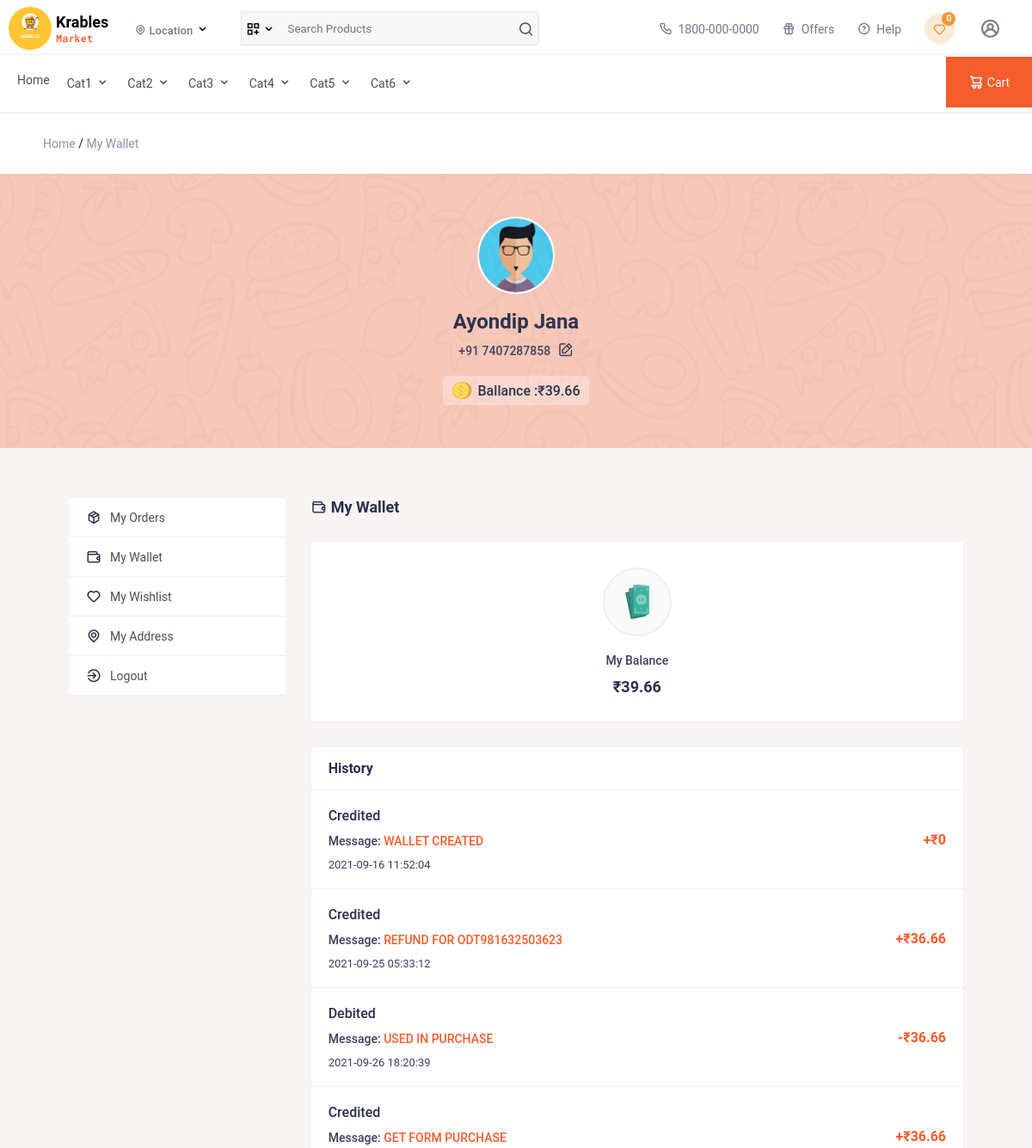
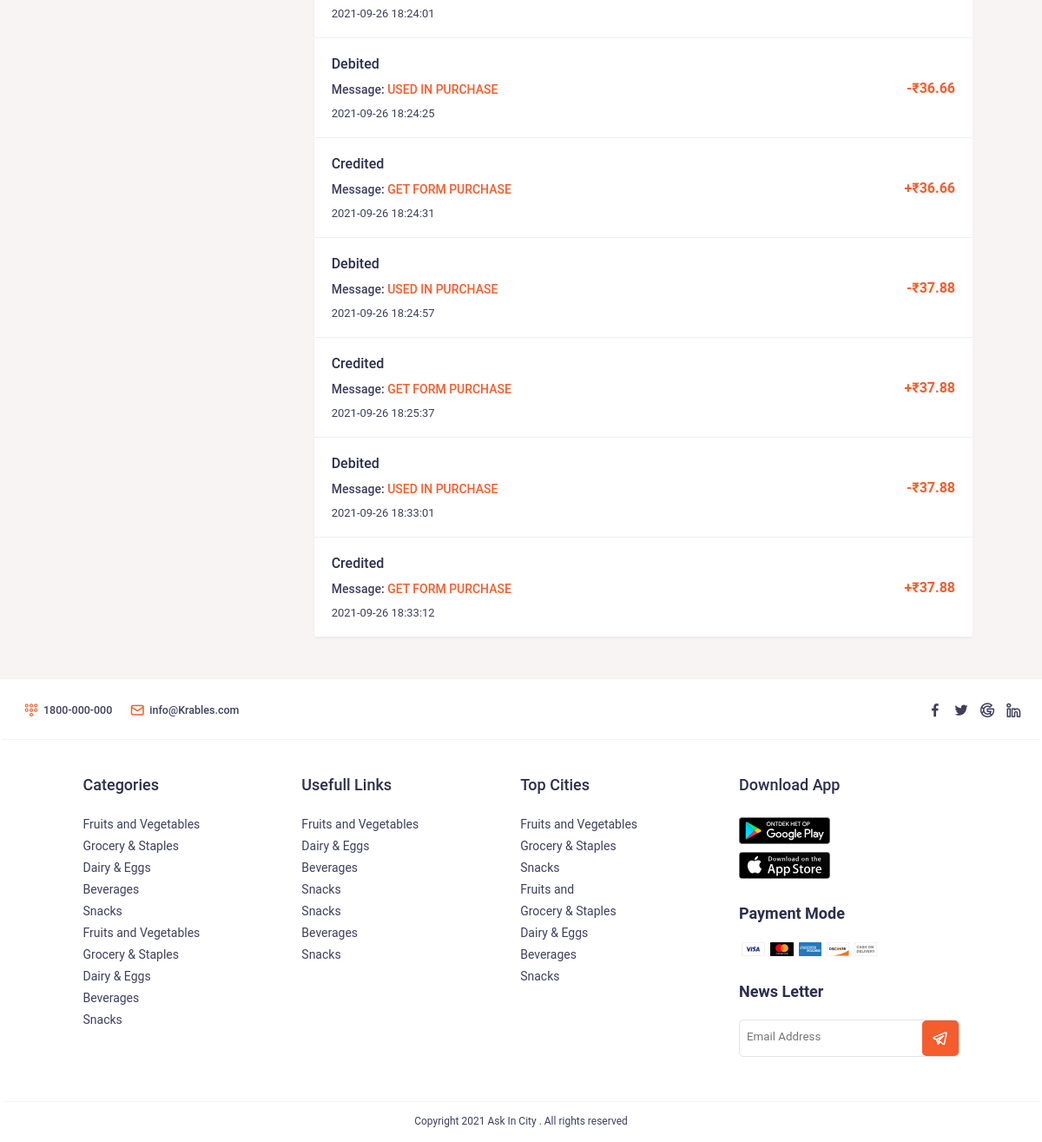
Screenshot of /wallet.php (signed in) with the database file from the repository (2 pictures, top to bottom).
### tables this page shows
CREATE TABLE `categories` (
  `id` int(11) NOT NULL,
  `category` varchar(255) NOT NULL,
  `status` tinyint(1) NOT NULL
);

CREATE TABLE `user_wallet` (
  `id` int(11) NOT NULL,
  `user_id` int(11) NOT NULL,
  `ballance` float NOT NULL
);

CREATE TABLE `users` (
  `id` int(11) NOT NULL,
  `email` varchar(255) NOT NULL,
  `password` text NOT NULL,
  `mobile` varchar(255) NOT NULL,
  `name` varchar(255) NOT NULL,
  `m_vfd` tinyint(1) NOT NULL,
  `e_vfd` tinyint(1) NOT NULL,
  `status` tinyint(1) NOT NULL
);

CREATE TABLE `user_w_msg` (
  `id` int(11) NOT NULL,
  `u_id` int(11) NOT NULL,
  `cod` tinyint(1) NOT NULL,
  `msg` text NOT NULL,
  `balance` float NOT NULL,
  `added_on` timestamp NOT NULL DEFAULT current_timestamp() ON UPDATE current_timestamp(),
  `is_new` tinyint(1) NOT NULL
);

### wallet.php (the view, shortened to what this page needs)
<?php
require('require/top.php');
$sid=$_SESSION['USER_ID'];
$r=mysqli_fetch_assoc(mysqli_query($con,"select * from user_wallet where user_id='$sid'"));
$sr=mysqli_query($con,"select * from user_w_msg where u_id='$sid'");
?>
<div class="path">
    <div class="container">
        <a href="index.php">Home</a>
        /
        <a href="wallet.php">My Wallet</a>
    </div>
</div>
<section class="mywallet">
    <?php require('require/headbanner.php'); ?>
    <section class="myac-body">
        <div class="flex row">
            <?php require('require/ac-left.php'); ?>
            <div class="right">
                <h4><i class="uil uil-wallet"></i>My Wallet</h4>
                <div class="col-lg-12 col-md-12">
                    <div class="pdpt-bg2">
                        <div class="imgbox">
                            <img src="assets/images/money.svg" alt="">
                        </div>
                        <span class="rewrd-title">My Balance</span>
                        <h4 class="cashbk-price">&#8377;<?php echo $r['ballance']; ?></h4>
                    </div>
                    <div class="pdpt-bg">
                        <div class="pdpt-title">
                            <h4>History</h4>
                        </div>
                        <div class="order-body10">
                            <ul class="history-list">
                                <?php
        while($row=mysqli_fetch_assoc($sr)){
                      ?>
                                <li>
                                    <div class="purchase-history">
                                        <div class="purchase-history-left">
                                            <h4><?php
                                if($row['cod']==1){
                                    echo "Credited";
                                }else{
                                    echo "Debited";
                                }
                              ?></h4>
                                           <p>Message: <ins><?php echo $row['msg'] ?></ins></p>
                                            <span> <?php
                                echo $row['added_on'];
                              ?></span>
                                        </div>
                                        <div class="purchase-history-right">
                                            <span>
                                            <?php
                                if($row['cod']==1){
                                    echo "+";
                                }else{
                                    echo "-";
                                }
                                echo "&#8377;".$row['balance'];
                              ?>
                                            </span>
                                        </div>
                                    </div>
                                </li>
                                <?php } ?>
                            </ul>
                        </div>
                    </div>
                </div>
            </div>
        </div>
    </section>
</section>
<?php require('require/foot.php'); ?>
<?php require('require/last.php'); ?>

### require/top.php (shortened to what this page needs)
<?php
    require("utility/utility.php");
?>
<!DOCTYPE html>
<html lang="en">
<head>
    <link rel="stylesheet" href="assets/css/style.css" />
    <link rel="stylesheet" href="https://unicons.iconscout.com/release/v4.0.0/css/line.css" />
    <link rel="stylesheet" href="assets/css/owl.carousel.min.css" />
    <link rel="stylesheet" href="assets/css/owl.theme.default.min.css" />
</head>
<body>
    <header class="header">
        <div class="top-header">
            <div class="th">
                <div class="logo">
                    <a href="index.html">
                        <img src="assets/images/logo.png" alt="logo" />
                    </a>
                </div>
                <div class="name">
                    Krables <br />
                    <span>Market</span>
                </div>
                <div class="selecloc">
                    <div class="dropdown" tabindex="0">
                        <div class="text">
                            <i class="uil uil-location-point"></i>
                            <?php
               if(isset($_GET['utm_source'])){
                 $source=$_GET['utm_source'];
                $c=mysqli_num_rows(mysqli_query($con,"select * from city where id='$source'"));
                if($c==0){
                  redirect('index.php');
                  die();
                }
                if(isset($_SESSION['utm_source'])){
                  if($_GET['utm_source']!=$_SESSION['utm_source']){
                    if(isset($_SESSION['USER_CART'])){
                      unset($_SESSION['USER_CART']);
                      unset($_SESSION['CART_QTY']);
                    }
                    $_SESSION['utm_source']=$source;
                    echo getcity($con,$_SESSION['utm_source']);
                  }else{
                    echo getcity($con,$_SESSION['utm_source']);
                  }
                }else{
                  $_SESSION['utm_source']=$source;
                  echo getcity($con,$_SESSION['utm_source']);
                }
               }else{
                if(isset($_SESSION['utm_source'])){
                  echo getcity($con,$_SESSION['utm_source']);
                }else{
                  echo "Location";
                }
               }
               ?>
                        </div>
                        <i class="uil uil-angle-down icon__14"></i>
                    </div>
                </div>
                <div class="searchbox">
                    <span>
                        <i class="uil uil-create-dashboard" onclick="show_cat()"></i>
                        <i class="uil uil-angle-down icon__14" onclick="show_cat()"></i>
                    </span>
                    <form action="view.php" method="GET">
                        <input type="text" placeholder="Search Products" name="k" />
                        <button>
                            <i class="uil uil-search"></i>
                        </button>
                    </form>
                </div>
                <div class="rightbox">
                    <ul>
                        <li>
                            <a href="" class="rightlink">
                                <i class="uil uil-phone-alt"></i>
                                1800-000-0000
                            </a>
                        </li>
                        <li>
                            <a href="" class="rightlink">
                                <i class="uil uil-gift"></i>
                                Offers
                            </a>
                        </li>
                        <li>
                            <a href="" class="rightlink">
                                <i class="uil uil-question-circle"></i>
                                Help
                            </a>
                        </li>
                        <li>
                            <a href="wishlist.php" class="rightlink wl">
                                <i class="uil uil-heart icon_wishlist"></i>
                                <span class="noti_count1">
                                    <?php
                                        if(isset($_SESSION['USER_LOGIN'])){
                                            $uid=$_SESSION['USER_ID'];
                                            $num=mysqli_num_rows(mysqli_query($con,"select * from wishlist where u_id='$uid'"));
                                            echo $num;
                                        }else{
                                            echo 0;
                                        }
                                    ?>
                                </span>
                            </a>
                        </li>
                        <li class="user">
                            <a href="javascript:void(0)" class="rightlink">
                                <i class="uil uil-user-circle bg" onclick="show_userpanel()">
                                </i>
                            </a>
                        </li>
                    </ul>
                </div>
            </div>
        </div>
        <div class="bottom-header">
            <div class="sub-header">
                <nav>
                    <div class="div"><a href="index.php">Home</a></div>
                    <?php
                $res=mysqli_query($con,"select * from categories limit 10");
                while($row=mysqli_fetch_assoc($res)){
            ?>
                    <div class="div">
                        <?php
                echo $row['category'];
            ?>
                        <i class="uil uil-angle-down icon__14"></i>
                    </div>
                    <?php
                }
            ?>
                </nav>
                <div class="cart-right" onclick="control.redirect('cart.php')">
                    <i class="uil uil-shopping-cart-alt"></i>Cart
                </div>
            </div>
        </div>
    </header>

### require/headbanner.php
<?php
$userid=$_SESSION['USER_ID'];
$userData=mysqli_fetch_assoc(mysqli_query($con,"select users.*,user_wallet.ballance from users,user_wallet where users.id='$userid' and user_wallet.user_id=users.id"));
?>
<div class="headbanner">
    <div class="userimage">
        <img src="assets/images/img-5.jpg" alt="" />
    </div>
    <h4><?php echo $userData['name'] ?></h4>
    <p>
        +91 <?php echo $userData['mobile'] ?>
        <a href="#"><i class="uil uil-edit"></i></a>
    </p>
    <div class="earn-points">
        <img src="assets/images/Dollar.svg" alt="" />Ballance :
        <span>&#8377;<?php echo $userData['ballance'] ?></span>
    </div>
</div>

### rows the page displays
categories: category "Cat1"
categories: category "Cat2"
categories: category "Cat3"
categories: category "Cat4"
categories: category "Cat5"
categories: category "Cat6"
user_wallet: user.name "Ayondip Jana", user.mobile "7407287858", ballance "39.66"
user_w_msg: cod "Credited", msg "WALLET CREATED", added_on "2021-09-16 11:52:04", balance "0"
user_w_msg: cod "Credited", msg "REFUND FOR ODT981632503623", added_on "2021-09-25 05:33:12", balance "36.66"
user_w_msg: cod "Debited", msg "USED IN PURCHASE", added_on "2021-09-26 18:20:39", balance "36.66"
user_w_msg: cod "Credited", msg "GET FORM PURCHASE", added_on "2021-09-26 18:24:01", balance "36.66"
user_w_msg: cod "Debited", msg "USED IN PURCHASE", added_on "2021-09-26 18:24:25", balance "36.66"
user_w_msg: cod "Credited", msg "GET FORM PURCHASE", added_on "2021-09-26 18:24:31", balance "36.66"
user_w_msg: cod "Debited", msg "USED IN PURCHASE", added_on "2021-09-26 18:24:57", balance "37.88"
user_w_msg: cod "Credited", msg "GET FORM PURCHASE", added_on "2021-09-26 18:25:37", balance "37.88"
user_w_msg: cod "Debited", msg "USED IN PURCHASE", added_on "2021-09-26 18:33:01", balance "37.88"
user_w_msg: cod "Credited", msg "GET FORM PURCHASE", added_on "2021-09-26 18:33:12", balance "37.88"

### other values shown
$num "0"
